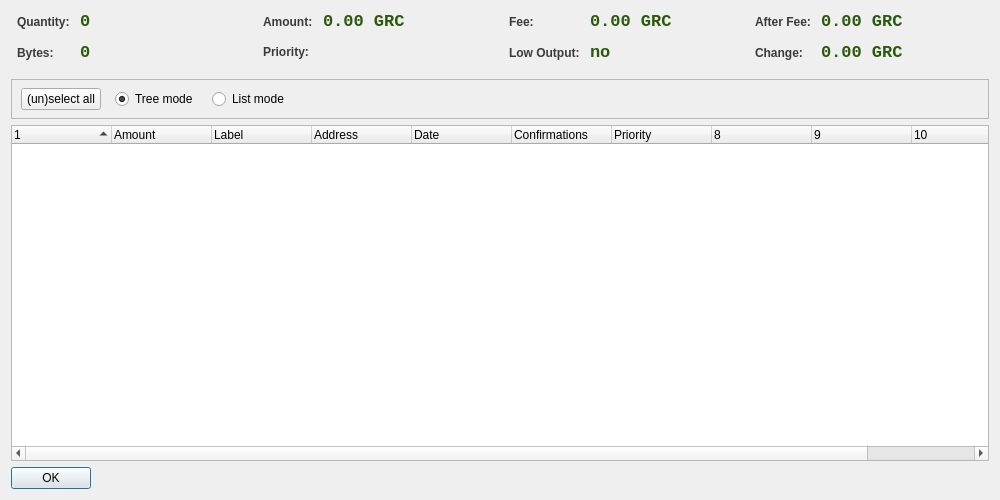
<?xml version="1.0" encoding="UTF-8"?>
<ui version="4.0">
 <class>CoinControlDialog</class>
 <widget class="QDialog" name="CoinControlDialog">
  <property name="geometry">
   <rect>
    <x>0</x>
    <y>0</y>
    <width>1000</width>
    <height>500</height>
   </rect>
  </property>
  <property name="windowTitle">
   <string>Coin Control</string>
  </property>
  <layout class="QVBoxLayout" name="verticalLayout">
   <item>
    <layout class="QHBoxLayout" name="horizontalLayoutTop" stretch="0,0,0,0">
     <property name="topMargin">
      <number>0</number>
     </property>
     <property name="bottomMargin">
      <number>10</number>
     </property>
     <item>
      <layout class="QFormLayout" name="formLayoutCoinControl1">
       <property name="horizontalSpacing">
        <number>10</number>
       </property>
       <property name="verticalSpacing">
        <number>10</number>
       </property>
       <property name="leftMargin">
        <number>6</number>
       </property>
       <property name="rightMargin">
        <number>6</number>
       </property>
       <item row="0" column="0">
        <widget class="QLabel" name="labelCoinControlQuantityText">
         <property name="font">
          <font>
           <weight>75</weight>
           <bold>true</bold>
          </font>
         </property>
         <property name="styleSheet">
          <string notr="true">QLabel { border:none; color: #3B3A3A;}</string>
         </property>
         <property name="text">
          <string>Quantity:</string>
         </property>
        </widget>
       </item>
       <item row="0" column="1">
        <widget class="QLabel" name="labelCoinControlQuantity">
         <property name="font">
          <font>
           <family>Monospace</family>
           <pointsize>13</pointsize>
           <weight>75</weight>
           <bold>true</bold>
          </font>
         </property>
         <property name="cursor">
          <cursorShape>IBeamCursor</cursorShape>
         </property>
         <property name="contextMenuPolicy">
          <enum>Qt::ActionsContextMenu</enum>
         </property>
         <property name="styleSheet">
          <string notr="true">QLabel { border:none; color: #2C590C;}</string>
         </property>
         <property name="text">
          <string>0</string>
         </property>
         <property name="textInteractionFlags">
          <set>Qt::LinksAccessibleByMouse|Qt::TextSelectableByKeyboard|Qt::TextSelectableByMouse</set>
         </property>
        </widget>
       </item>
       <item row="1" column="0">
        <widget class="QLabel" name="labelCoinControlBytesText">
         <property name="font">
          <font>
           <weight>75</weight>
           <bold>true</bold>
          </font>
         </property>
         <property name="styleSheet">
          <string notr="true">QLabel { border:none; color: #3B3A3A;}</string>
         </property>
         <property name="text">
          <string>Bytes:</string>
         </property>
        </widget>
       </item>
       <item row="1" column="1">
        <widget class="QLabel" name="labelCoinControlBytes">
         <property name="font">
          <font>
           <family>Monospace</family>
           <pointsize>13</pointsize>
           <weight>75</weight>
           <bold>true</bold>
          </font>
         </property>
         <property name="cursor">
          <cursorShape>IBeamCursor</cursorShape>
         </property>
         <property name="contextMenuPolicy">
          <enum>Qt::ActionsContextMenu</enum>
         </property>
         <property name="styleSheet">
          <string notr="true">QLabel { border:none; color: #2C590C;}</string>
         </property>
         <property name="text">
          <string>0</string>
         </property>
         <property name="textInteractionFlags">
          <set>Qt::LinksAccessibleByMouse|Qt::TextSelectableByKeyboard|Qt::TextSelectableByMouse</set>
         </property>
        </widget>
       </item>
      </layout>
     </item>
     <item>
      <layout class="QFormLayout" name="formLayoutCoinControl2">
       <property name="horizontalSpacing">
        <number>10</number>
       </property>
       <property name="verticalSpacing">
        <number>10</number>
       </property>
       <property name="leftMargin">
        <number>6</number>
       </property>
       <property name="rightMargin">
        <number>6</number>
       </property>
       <item row="0" column="0">
        <widget class="QLabel" name="labelCoinControlAmountText">
         <property name="font">
          <font>
           <weight>75</weight>
           <bold>true</bold>
          </font>
         </property>
         <property name="styleSheet">
          <string notr="true">QLabel { border:none; color: #3B3A3A;}</string>
         </property>
         <property name="text">
          <string>Amount:</string>
         </property>
        </widget>
       </item>
       <item row="0" column="1">
        <widget class="QLabel" name="labelCoinControlAmount">
         <property name="font">
          <font>
           <family>Monospace</family>
           <pointsize>13</pointsize>
           <weight>75</weight>
           <bold>true</bold>
          </font>
         </property>
         <property name="cursor">
          <cursorShape>IBeamCursor</cursorShape>
         </property>
         <property name="contextMenuPolicy">
          <enum>Qt::ActionsContextMenu</enum>
         </property>
         <property name="styleSheet">
          <string notr="true">QLabel { border:none; color: #2C590C;}</string>
         </property>
         <property name="text">
          <string>0.00 GRC</string>
         </property>
         <property name="textInteractionFlags">
          <set>Qt::LinksAccessibleByMouse|Qt::TextSelectableByKeyboard|Qt::TextSelectableByMouse</set>
         </property>
        </widget>
       </item>
       <item row="1" column="0">
        <widget class="QLabel" name="labelCoinControlPriorityText">
         <property name="font">
          <font>
           <weight>75</weight>
           <bold>true</bold>
          </font>
         </property>
         <property name="styleSheet">
          <string notr="true">QLabel { border:none; color: #3B3A3A;}</string>
         </property>
         <property name="text">
          <string>Priority:</string>
         </property>
        </widget>
       </item>
       <item row="1" column="1">
        <widget class="QLabel" name="labelCoinControlPriority">
         <property name="font">
          <font>
           <family>Monospace</family>
           <pointsize>13</pointsize>
           <weight>75</weight>
           <bold>true</bold>
          </font>
         </property>
         <property name="cursor">
          <cursorShape>IBeamCursor</cursorShape>
         </property>
         <property name="contextMenuPolicy">
          <enum>Qt::ActionsContextMenu</enum>
         </property>
         <property name="styleSheet">
          <string notr="true">QLabel { border:none; color: #2C590C;}</string>
         </property>
         <property name="text">
          <string/>
         </property>
         <property name="textInteractionFlags">
          <set>Qt::LinksAccessibleByMouse|Qt::TextSelectableByKeyboard|Qt::TextSelectableByMouse</set>
         </property>
        </widget>
       </item>
      </layout>
     </item>
     <item>
      <layout class="QFormLayout" name="formLayoutCoinControl3">
       <property name="horizontalSpacing">
        <number>10</number>
       </property>
       <property name="verticalSpacing">
        <number>10</number>
       </property>
       <property name="leftMargin">
        <number>6</number>
       </property>
       <property name="rightMargin">
        <number>6</number>
       </property>
       <item row="0" column="0">
        <widget class="QLabel" name="labelCoinControlFeeText">
         <property name="font">
          <font>
           <weight>75</weight>
           <bold>true</bold>
          </font>
         </property>
         <property name="styleSheet">
          <string notr="true">QLabel { border:none; color: #3B3A3A;}</string>
         </property>
         <property name="text">
          <string>Fee:</string>
         </property>
        </widget>
       </item>
       <item row="0" column="1">
        <widget class="QLabel" name="labelCoinControlFee">
         <property name="font">
          <font>
           <family>Monospace</family>
           <pointsize>13</pointsize>
           <weight>75</weight>
           <bold>true</bold>
          </font>
         </property>
         <property name="cursor">
          <cursorShape>IBeamCursor</cursorShape>
         </property>
         <property name="contextMenuPolicy">
          <enum>Qt::ActionsContextMenu</enum>
         </property>
         <property name="styleSheet">
          <string notr="true">QLabel { border:none; color: #2C590C;}</string>
         </property>
         <property name="text">
          <string>0.00 GRC</string>
         </property>
         <property name="textInteractionFlags">
          <set>Qt::LinksAccessibleByMouse|Qt::TextSelectableByKeyboard|Qt::TextSelectableByMouse</set>
         </property>
        </widget>
       </item>
       <item row="1" column="0">
        <widget class="QLabel" name="labelCoinControlLowOutputText">
         <property name="enabled">
          <bool>false</bool>
         </property>
         <property name="font">
          <font>
           <weight>75</weight>
           <bold>true</bold>
          </font>
         </property>
         <property name="styleSheet">
          <string notr="true">QLabel { border:none; color: #3B3A3A;}</string>
         </property>
         <property name="text">
          <string>Low Output:</string>
         </property>
        </widget>
       </item>
       <item row="1" column="1">
        <widget class="QLabel" name="labelCoinControlLowOutput">
         <property name="enabled">
          <bool>false</bool>
         </property>
         <property name="font">
          <font>
           <family>Monospace</family>
           <pointsize>13</pointsize>
           <weight>75</weight>
           <bold>true</bold>
          </font>
         </property>
         <property name="cursor">
          <cursorShape>IBeamCursor</cursorShape>
         </property>
         <property name="contextMenuPolicy">
          <enum>Qt::ActionsContextMenu</enum>
         </property>
         <property name="styleSheet">
          <string notr="true">QLabel { border:none; color: #2C590C;}</string>
         </property>
         <property name="text">
          <string>no</string>
         </property>
         <property name="textInteractionFlags">
          <set>Qt::LinksAccessibleByMouse|Qt::TextSelectableByKeyboard|Qt::TextSelectableByMouse</set>
         </property>
        </widget>
       </item>
      </layout>
     </item>
     <item>
      <layout class="QFormLayout" name="formLayoutCoinControl4">
       <property name="fieldGrowthPolicy">
        <enum>QFormLayout::AllNonFixedFieldsGrow</enum>
       </property>
       <property name="horizontalSpacing">
        <number>10</number>
       </property>
       <property name="verticalSpacing">
        <number>10</number>
       </property>
       <property name="leftMargin">
        <number>6</number>
       </property>
       <property name="rightMargin">
        <number>6</number>
       </property>
       <item row="0" column="0">
        <widget class="QLabel" name="labelCoinControlAfterFeeText">
         <property name="font">
          <font>
           <weight>75</weight>
           <bold>true</bold>
          </font>
         </property>
         <property name="styleSheet">
          <string notr="true">QLabel { border:none; color: #3B3A3A;}</string>
         </property>
         <property name="text">
          <string>After Fee:</string>
         </property>
        </widget>
       </item>
       <item row="0" column="1">
        <widget class="QLabel" name="labelCoinControlAfterFee">
         <property name="font">
          <font>
           <family>Monospace</family>
           <pointsize>13</pointsize>
           <weight>75</weight>
           <bold>true</bold>
          </font>
         </property>
         <property name="cursor">
          <cursorShape>IBeamCursor</cursorShape>
         </property>
         <property name="contextMenuPolicy">
          <enum>Qt::ActionsContextMenu</enum>
         </property>
         <property name="styleSheet">
          <string notr="true">QLabel { border:none; color: #2C590C;}</string>
         </property>
         <property name="text">
          <string>0.00 GRC</string>
         </property>
         <property name="textInteractionFlags">
          <set>Qt::LinksAccessibleByMouse|Qt::TextSelectableByKeyboard|Qt::TextSelectableByMouse</set>
         </property>
        </widget>
       </item>
       <item row="1" column="0">
        <widget class="QLabel" name="labelCoinControlChangeText">
         <property name="enabled">
          <bool>false</bool>
         </property>
         <property name="font">
          <font>
           <weight>75</weight>
           <bold>true</bold>
          </font>
         </property>
         <property name="styleSheet">
          <string notr="true">QLabel { border:none; color: #3B3A3A;}</string>
         </property>
         <property name="text">
          <string>Change:</string>
         </property>
        </widget>
       </item>
       <item row="1" column="1">
        <widget class="QLabel" name="labelCoinControlChange">
         <property name="enabled">
          <bool>false</bool>
         </property>
         <property name="font">
          <font>
           <family>Monospace</family>
           <pointsize>13</pointsize>
           <weight>75</weight>
           <bold>true</bold>
          </font>
         </property>
         <property name="cursor">
          <cursorShape>IBeamCursor</cursorShape>
         </property>
         <property name="contextMenuPolicy">
          <enum>Qt::ActionsContextMenu</enum>
         </property>
         <property name="styleSheet">
          <string notr="true">QLabel { border:none; color: #2C590C;}</string>
         </property>
         <property name="text">
          <string>0.00 GRC</string>
         </property>
         <property name="textInteractionFlags">
          <set>Qt::LinksAccessibleByMouse|Qt::TextSelectableByKeyboard|Qt::TextSelectableByMouse</set>
         </property>
        </widget>
       </item>
      </layout>
     </item>
    </layout>
   </item>
   <item>
    <widget class="QFrame" name="frame">
     <property name="minimumSize">
      <size>
       <width>0</width>
       <height>40</height>
      </size>
     </property>
     <property name="frameShape">
      <enum>QFrame::StyledPanel</enum>
     </property>
     <property name="frameShadow">
      <enum>QFrame::Sunken</enum>
     </property>
     <widget class="QWidget" name="horizontalLayoutWidget">
      <property name="geometry">
       <rect>
        <x>10</x>
        <y>0</y>
        <width>781</width>
        <height>41</height>
       </rect>
      </property>
      <layout class="QHBoxLayout" name="horizontalLayoutPanel" stretch="0,0,0,0">
       <property name="spacing">
        <number>14</number>
       </property>
       <item>
        <widget class="QPushButton" name="pushButtonSelectAll">
         <property name="sizePolicy">
          <sizepolicy hsizetype="Maximum" vsizetype="Fixed">
           <horstretch>0</horstretch>
           <verstretch>0</verstretch>
          </sizepolicy>
         </property>
         <property name="text">
          <string>(un)select all</string>
         </property>
        </widget>
       </item>
       <item>
        <widget class="QRadioButton" name="radioTreeMode">
         <property name="sizePolicy">
          <sizepolicy hsizetype="Maximum" vsizetype="Fixed">
           <horstretch>0</horstretch>
           <verstretch>0</verstretch>
          </sizepolicy>
         </property>
         <property name="text">
          <string>Tree mode</string>
         </property>
         <property name="checked">
          <bool>true</bool>
         </property>
        </widget>
       </item>
       <item>
        <widget class="QRadioButton" name="radioListMode">
         <property name="sizePolicy">
          <sizepolicy hsizetype="Maximum" vsizetype="Fixed">
           <horstretch>0</horstretch>
           <verstretch>0</verstretch>
          </sizepolicy>
         </property>
         <property name="text">
          <string>List mode</string>
         </property>
        </widget>
       </item>
       <item>
        <spacer name="horizontalSpacer">
         <property name="orientation">
          <enum>Qt::Horizontal</enum>
         </property>
         <property name="sizeHint" stdset="0">
          <size>
           <width>40</width>
           <height>20</height>
          </size>
         </property>
        </spacer>
       </item>
      </layout>
     </widget>
    </widget>
   </item>
   <item>
    <widget class="CoinControlTreeWidget" name="treeWidget">
     <property name="contextMenuPolicy">
      <enum>Qt::CustomContextMenu</enum>
     </property>
     <property name="sortingEnabled">
      <bool>false</bool>
     </property>
     <property name="columnCount">
      <number>11</number>
     </property>
     <attribute name="headerShowSortIndicator" stdset="0">
      <bool>true</bool>
     </attribute>
     <attribute name="headerStretchLastSection">
      <bool>false</bool>
     </attribute>
     <column>
      <property name="text">
       <string/>
      </property>
     </column>
     <column>
      <property name="text">
       <string>Amount</string>
      </property>
     </column>
     <column>
      <property name="text">
       <string>Label</string>
      </property>
     </column>
     <column>
      <property name="text">
       <string>Address</string>
      </property>
     </column>
     <column>
      <property name="text">
       <string>Date</string>
      </property>
     </column>
     <column>
      <property name="text">
       <string>Confirmations</string>
      </property>
      <property name="toolTip">
       <string>Confirmed</string>
      </property>
     </column>
     <column>
      <property name="text">
       <string>Priority</string>
      </property>
     </column>
     <column>
      <property name="text">
       <string/>
      </property>
     </column>
     <column>
      <property name="text">
       <string/>
      </property>
     </column>
     <column>
      <property name="text">
       <string/>
      </property>
     </column>
     <column>
      <property name="text">
       <string/>
      </property>
     </column>
    </widget>
   </item>
   <item>
    <widget class="QDialogButtonBox" name="buttonBox">
     <property name="sizePolicy">
      <sizepolicy hsizetype="Maximum" vsizetype="Fixed">
       <horstretch>0</horstretch>
       <verstretch>0</verstretch>
      </sizepolicy>
     </property>
     <property name="orientation">
      <enum>Qt::Horizontal</enum>
     </property>
     <property name="standardButtons">
      <set>QDialogButtonBox::Ok</set>
     </property>
    </widget>
   </item>
  </layout>
 </widget>
 <customwidgets>
  <customwidget>
   <class>CoinControlTreeWidget</class>
   <extends>QTreeWidget</extends>
   <header>coincontroltreewidget.h</header>
  </customwidget>
 </customwidgets>
 <resources/>
 <connections/>
</ui>
